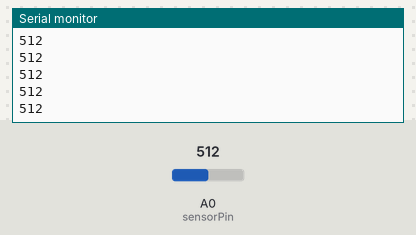
The sketch below on a simulated Arduino Uno, built with avr-gcc and run on an emulated ATmega328P. Shown: the last lines printed to the serial monitor. Inputs (shaded band) come from the test bench; at power-on: A0 (sensorPin) = 512.

Above: at 1.7 s.
1.8 s: A0 (sensorPin) set to 716
At 2.7 s:
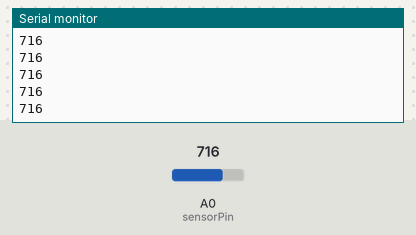
3.3 s: A0 (sensorPin) set to 900
At 4.1 s:
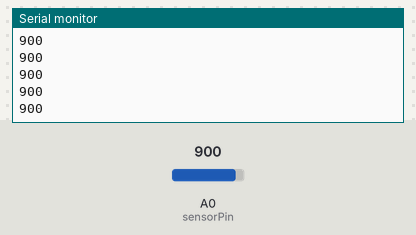
Timing chart, 0 to 6.2 s (numbered marks = the images above; inputs shaded):
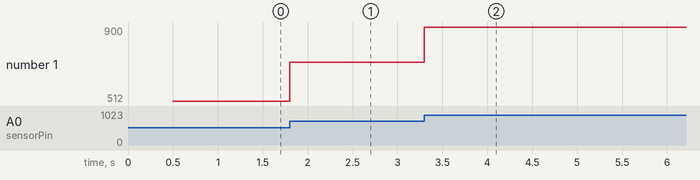

The sketch:

AnalogInput.ino
```cpp
int sensorPin = A0;    // select the input pin for the potentiometer
int sensorValue = 0;  // variable to store the value coming from the sensor

void setup() {
   Serial.begin(115200);
   delay(500);
}

void loop() {
  // read the value from the sensor:
  sensorValue = analogRead(sensorPin);

 //print to port
 Serial.println(sensorValue);

  // wait 2 milliseconds before the next loop
  // for the analog-to-digital converter to settle
  // after the last reading:
  delay(2);
}
```

Measured:
- after the input at 1.8 s, the serial monitor: prints a new line at once (image 1)
- after the input at 3.3 s, the serial monitor: prints a new line at once (image 2)
- plotted number 1: 512 → 716 after the input at 1.8 s, 716 → 900 after the input at 3.3 s
